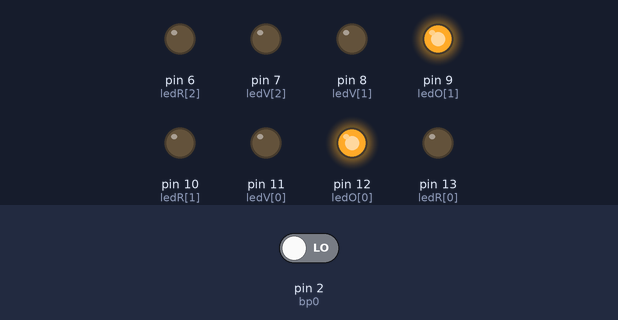
The sketch below on a simulated Arduino Uno, built with avr-gcc and run on an emulated ATmega328P. Parts: output pins drawn as LEDs (lit = HIGH). Inputs (shaded band) come from the test bench; at power-on: pin 2 (bp0) LOW.

Above: at 4.0 s.
4.1 s: pin 2 (bp0) driven HIGH
At 4.6 s:
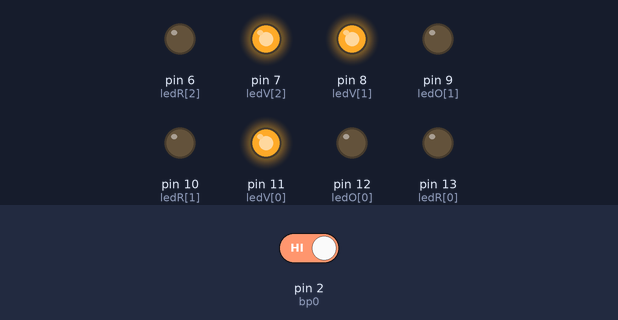
At 11.0 s:
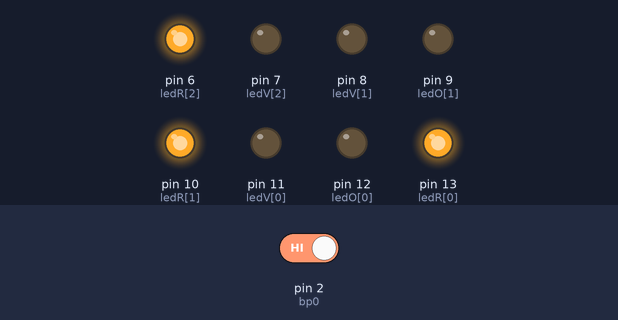
Timing chart, 0 to 11.6 s (numbered marks = the images above; inputs shaded):
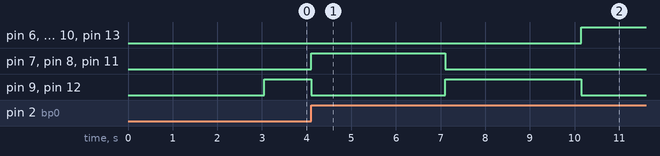

Measured:
- after the input at 4.1 s, pin 6 (ledR[2]), pin 10 (ledR[1]), pin 13 (ledR[0]): LOW → HIGH after 6.1 s instead of 2.0 s; pin 7 (ledV[2]), pin 8 (ledV[1]), pin 11 (ledV[0]): LOW → HIGH at once, → LOW 3.0 s later; pin 9 (ledO[1]), pin 12 (ledO[0]): HIGH → LOW after 0.00 s instead of 2.0 s

The sketch:

tp1_ex_Game_Over.ino
```cpp
#define bp0 2

char ledR[]={
  13,10,6};
char ledV[]={
  11,8,7};
char ledO[]={
  12,9};

char etatPasse=0, etatPresent=0, alarme=0;

unsigned long t;

void setup() {
  int i;
  for (i=0;i<3;i++) pinMode(ledR[i],OUTPUT);
  for (i=0;i<3;i++) pinMode(ledV[i],OUTPUT);
  for (i=0;i<2;i++) pinMode(ledO[i],OUTPUT);
  pinMode(bp0,INPUT);
  Serial.begin(9600);
}

void loop() {
  int i;
  if (alarme==0) {
    // allume l'alarme toutes les 3 secondes
    if ( (millis()-t)>3000 ) {
      t=millis();
      alarme=1;
      for (i=0;i<2;i++) digitalWrite(ledO[i],HIGH);
      for (i=0;i<3;i++) digitalWrite(ledR[i],LOW);
      for (i=0;i<3;i++) digitalWrite(ledV[i],LOW);
    }
  }
  else {
    // alluime rouge si 3s depasse
    if ( (millis()-t)>3000 ) {
      for (i=0;i<3;i++) digitalWrite(ledR[i],HIGH);
      for (i=0;i<2;i++) digitalWrite(ledO[i],LOW);
    }
    // teste appui sur bp0 (marche)
    etatPresent=digitalRead(bp0);
    if ( (etatPasse==LOW)&&(etatPresent==HIGH) ){
      for (i=0;i<3;i++) digitalWrite(ledR[i],LOW);
      for (i=0;i<2;i++) digitalWrite(ledO[i],LOW);
      for (i=0;i<3;i++) digitalWrite(ledV[i],HIGH);
      alarme=0;
      t=millis();
    }
    etatPasse=etatPresent;
  }
  delay(50);
}
```
